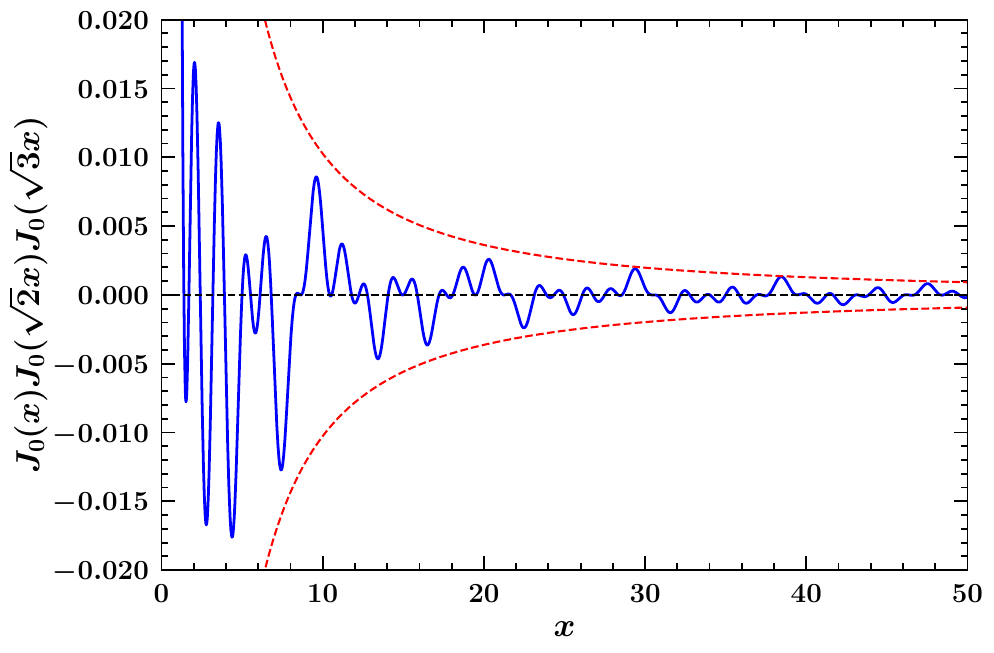

Write the Python code that produced this figure.
import numpy as np
import matplotlib.pyplot as plt
import MatplotlibSettings
from scipy.special import j0

x = np.linspace(0, 50, 2000)

plt.xlabel(r"$x$")
plt.ylabel(r"$J_0(x)J_0(\sqrt{2}x)J_0(\sqrt{3}x)$")
plt.xlim(0, 50)
plt.ylim(-0.02, 0.02)
plt.plot(x, j0(x) * j0(np.sqrt(2) * x) * j0(np.sqrt(3) * x), c = "blue", linestyle = "-", lw = 2)

plt.plot(x, (2 / np.pi / x)**(3/2) / np.sqrt(np.sqrt(2) * np.sqrt(3)), c = "red", linestyle = "--", lw = 1.5)
plt.plot(x, - (2 / np.pi / x)**(3/2) / np.sqrt(np.sqrt(2) * np.sqrt(3)), c = "red", linestyle = "--", lw = 1.5)

plt.plot(x, x - x, c = "black", linestyle = "--", lw = 1.5)

plt.savefig("BesselProduct.pdf")
plt.close()
